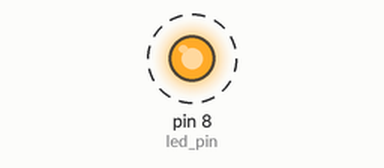
This sketch was run on a simulated Arduino Uno, built with avr-gcc and run on an emulated ATmega328P. Shown: output pins drawn as LEDs (lit = HIGH). Dashed ring = blinking.

Above: at 0.05 s.
Timing chart, 0 to 3.0 s (numbered marks = the images above):
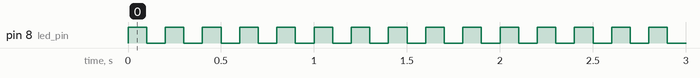

Measured:
- by itself, pin 8 (led_pin): alternates HIGH for 0.10 s and LOW for 0.10 s

The sketch:

blinking_led.ino
```cpp
#define led_pin 8

void setup() {
  pinMode(led_pin, OUTPUT);
}

void loop() {

    digitalWrite(led_pin, HIGH);
    delay(100);
    digitalWrite(led_pin, LOW);
    delay(100);
}
```
